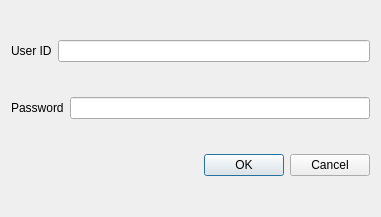
<?xml version="1.0" encoding="UTF-8"?>
<ui version="4.0">
 <class>dlgLogin</class>
 <widget class="QDialog" name="dlgLogin">
  <property name="enabled">
   <bool>true</bool>
  </property>
  <property name="geometry">
   <rect>
    <x>0</x>
    <y>0</y>
    <width>381</width>
    <height>217</height>
   </rect>
  </property>
  <property name="windowTitle">
   <string>Dialog</string>
  </property>
  <layout class="QVBoxLayout" name="verticalLayout">
   <item>
    <layout class="QHBoxLayout" name="horizontalLayout">
     <item>
      <widget class="QLabel" name="labelPwd">
       <property name="text">
        <string>User ID</string>
       </property>
       <property name="buddy">
        <cstring>lineEdit</cstring>
       </property>
      </widget>
     </item>
     <item>
      <widget class="QLineEdit" name="lineEdit"/>
     </item>
    </layout>
   </item>
   <item>
    <layout class="QHBoxLayout" name="horizontalLayout_2">
     <item>
      <widget class="QLabel" name="label_2">
       <property name="text">
        <string>Password</string>
       </property>
       <property name="buddy">
        <cstring>lineEdit_2</cstring>
       </property>
      </widget>
     </item>
     <item>
      <widget class="QLineEdit" name="lineEdit_2"/>
     </item>
    </layout>
   </item>
   <item>
    <widget class="QDialogButtonBox" name="buttonBox">
     <property name="orientation">
      <enum>Qt::Horizontal</enum>
     </property>
     <property name="standardButtons">
      <set>QDialogButtonBox::Cancel|QDialogButtonBox::Ok</set>
     </property>
    </widget>
   </item>
  </layout>
 </widget>
 <resources/>
 <connections>
  <connection>
   <sender>buttonBox</sender>
   <signal>accepted()</signal>
   <receiver>dlgLogin</receiver>
   <slot>accept()</slot>
   <hints>
    <hint type="sourcelabel">
     <x>208</x>
     <y>144</y>
    </hint>
    <hint type="destinationlabel">
     <x>157</x>
     <y>274</y>
    </hint>
   </hints>
  </connection>
  <connection>
   <sender>buttonBox</sender>
   <signal>rejected()</signal>
   <receiver>dlgLogin</receiver>
   <slot>reject()</slot>
   <hints>
    <hint type="sourcelabel">
     <x>260</x>
     <y>150</y>
    </hint>
    <hint type="destinationlabel">
     <x>286</x>
     <y>274</y>
    </hint>
   </hints>
  </connection>
 </connections>
</ui>
